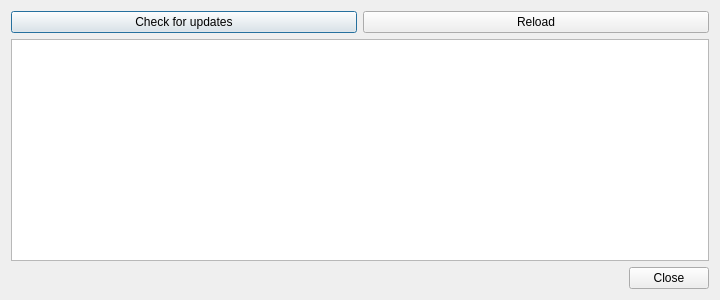
<?xml version="1.0" encoding="UTF-8"?>
<ui version="4.0">
 <class>MemoryLayoutDialog</class>
 <widget class="QDialog" name="MemoryLayoutDialog">
  <property name="geometry">
   <rect>
    <x>0</x>
    <y>0</y>
    <width>720</width>
    <height>300</height>
   </rect>
  </property>
  <property name="windowTitle">
   <string>Memory Layouts</string>
  </property>
  <layout class="QVBoxLayout" name="verticalLayout">
   <item>
    <layout class="QHBoxLayout" name="horizontalLayout">
     <item>
      <widget class="QPushButton" name="check_updates_button">
       <property name="text">
        <string>Check for updates</string>
       </property>
      </widget>
     </item>
     <item>
      <widget class="QPushButton" name="reload_button">
       <property name="text">
        <string>Reload</string>
       </property>
      </widget>
     </item>
    </layout>
   </item>
   <item>
    <widget class="QTreeView" name="tree_view"/>
   </item>
   <item>
    <widget class="QDialogButtonBox" name="button_box">
     <property name="standardButtons">
      <set>QDialogButtonBox::Close</set>
     </property>
    </widget>
   </item>
  </layout>
 </widget>
 <resources/>
 <connections>
  <connection>
   <sender>button_box</sender>
   <signal>accepted()</signal>
   <receiver>MemoryLayoutDialog</receiver>
   <slot>accept()</slot>
   <hints>
    <hint type="sourcelabel">
     <x>199</x>
     <y>275</y>
    </hint>
    <hint type="destinationlabel">
     <x>199</x>
     <y>149</y>
    </hint>
   </hints>
  </connection>
  <connection>
   <sender>button_box</sender>
   <signal>rejected()</signal>
   <receiver>MemoryLayoutDialog</receiver>
   <slot>reject()</slot>
   <hints>
    <hint type="sourcelabel">
     <x>199</x>
     <y>275</y>
    </hint>
    <hint type="destinationlabel">
     <x>199</x>
     <y>149</y>
    </hint>
   </hints>
  </connection>
 </connections>
</ui>
